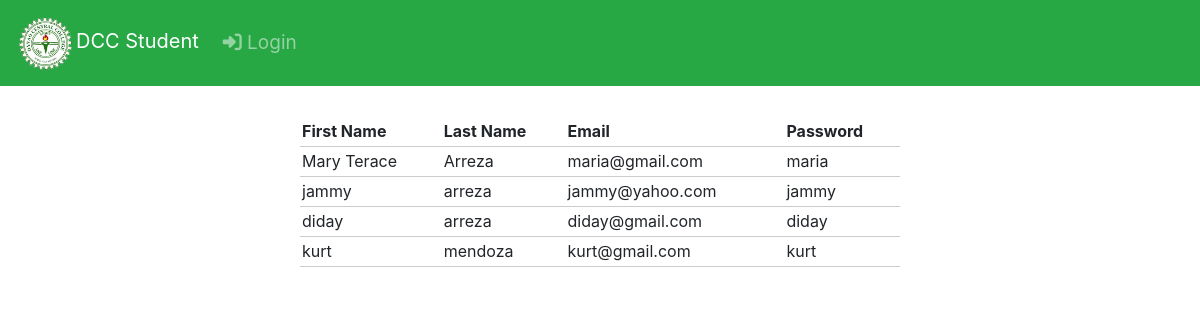
Screenshot of /user.php with the database file from the repository.
### tables this page shows
CREATE TABLE `users` (
  `ID` int(11) NOT NULL AUTO_INCREMENT,
  `FirstName` varchar(45) DEFAULT NULL,
  `LastName` varchar(45) DEFAULT NULL,
  `Email` varchar(45) DEFAULT NULL,
  `Password` varchar(45) DEFAULT NULL,
  `Role` varchar(45) DEFAULT NULL,
  PRIMARY KEY (`ID`)
);

### user.php (the view, shortened to what this page needs)
<?php
include('db.php');
include 'navigation.php';
?>
<!DOCTYPE html>
<html>
<head>
    <link rel="stylesheet" type="text/css" href="style.css">
    </head>
<body>
<table>
	<thead>
		<tr>
			<th>First Name</th>
           	<th>Last Name</th>
            <th>Email</th>
			<th>Password</th>
		</tr>
	</thead>
    <?php
    $sql = "select * from users";
    $result = $conn->query($sql);
    if ($result->num_rows > 0) {
        while ($row = $result->fetch_assoc()) { ?>
		<tr>
			<td><?php echo $row['FirstName']; ?></td>
			<td><?php echo $row['LastName']; ?></td>
            <td><?php echo $row['Email']; ?></td>
            <td><?php echo $row['Password']; ?></td>
		</tr>
    <?php }
    } ?>
</table>
    </body>
</html>

### style.css (style rules this page uses)
body { font-size: 19px; }
table { width: 50%; margin: 30px auto; border-collapse: collapse; text-align: left; }
tr { border-bottom: 1px solid #cbcbcb; }
th, td { border: none; height: 30px; padding: 2px; }

### rows the page displays
users: FirstName "Mary Terace", LastName "Arreza", Email "maria@gmail.com", Password "maria"
users: FirstName "jammy", LastName "arreza", Email "jammy@yahoo.com", Password "jammy"
users: FirstName "diday", LastName "arreza", Email "diday@gmail.com", Password "diday"
users: FirstName "kurt", LastName "mendoza", Email "kurt@gmail.com", Password "kurt"
